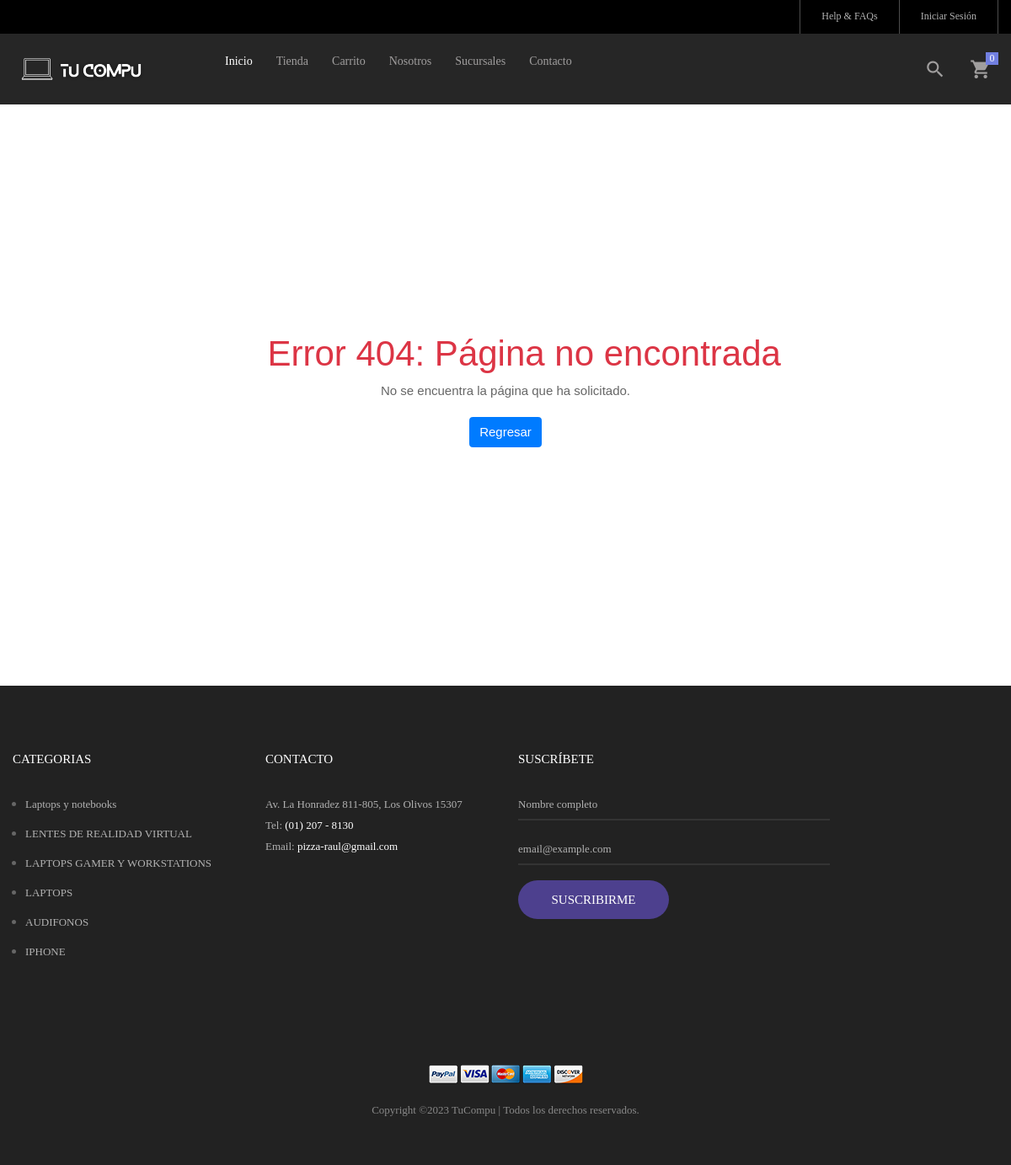
The app's page /ProyectoTiendaTuCompu/tienda/categoria/10/laptops-y-notebooks with its own data.
### tables this page shows
CREATE TABLE IF NOT EXISTS `categoria` (
  `idcategoria` bigint NOT NULL AUTO_INCREMENT,
  `nombre` varchar(255) NOT NULL,
  `descripcion` text NOT NULL,
  `portada` varchar(100) NOT NULL,
  `datecrated` datetime NOT NULL DEFAULT CURRENT_TIMESTAMP,
  `ruta` varchar(255) NOT NULL,
  `status` int NOT NULL DEFAULT '1',
  PRIMARY KEY (`idcategoria`)
);

### Helpers/Helpers.php (called while the page is built, shortened)
<?php
function base_url()
{
    return BASE_URL;
}
function media()
{
    return BASE_URL . "/Assets";
}
function footerTienda($data = "")
{
    $view_footer = "Views/Template/footer_tienda.php";
    require_once($view_footer);
}
function getCatFooter(){
    require_once ("Models/CategoriasModel.php");
    $objCategoria = new CategoriasModel();
    $request = $objCategoria->getCategoriasFooter();
    return $request;
}
function getInfoPage(int $idpagina){
    require_once("Libraries/Core/Mysql.php");
    $con = new Mysql();
    $sql = "SELECT * FROM post WHERE idpost = $idpagina";
    $request = $con->select($sql);
    return $request;
}
function getPageRout(string $ruta){
    require_once("Libraries/Core/Mysql.php");
    $con = new Mysql();
    $sql = "SELECT * FROM post WHERE ruta = '$ruta' AND status != 0 ";
    $request = $con->select($sql);
    if(!empty($request)){
        $request['portada'] = $request['portada'] != "" ? media()."/images/uploads/".$request['portada'] : "";
    }
    return $request;
}
?>

### Libraries/Core/Views.php (called while the page is built)
<?php
	class Views
	{
		function getView($controller,$view,$data="")
		{
			$controller = get_class($controller);
			if($controller == "Home"){
				$view = "Views/".$view.".php";
			}else{
				$view = "Views/".$controller."/".$view.".php";
			}
			require_once ($view);
		}
	}
 ?>

### index.php (called while the page is built, shortened)
<?php
	require_once("Helpers/Helpers.php");
	require_once("Libraries/Core/Load.php");
 ?>

### Libraries/Core/Conexion.php (called while the page is built)
<?php
class Conexion{
	private $conect;
	public function __construct(){
		$connectionString = "mysql:host=".DB_HOST.";dbname=".DB_NAME.";charset=".DB_CHARSET;
		try{
			$this->conect = new PDO($connectionString, DB_USER, DB_PASSWORD);
			$this->conect->setAttribute(PDO::ATTR_ERRMODE, PDO::ERRMODE_EXCEPTION);
		}catch(PDOException $e){
			$this->conect = 'Error de conexión';
		    echo "ERROR: " . $e->getMessage();
		}
	}
	public function conect(){
		return $this->conect;
	}
}
?>

### Libraries/Core/Mysql.php (called while the page is built, shortened)
<?php
	class Mysql extends Conexion
	{
		private $conexion;
		function __construct()
		{
			$this->conexion = new Conexion();
			$this->conexion = $this->conexion->conect();
		}
		public function select_all(string $query)
		{
			$this->strquery = $query;
        	$result = $this->conexion->prepare($this->strquery);
			$result->execute();
        	$data = $result->fetchall(PDO::FETCH_ASSOC);
        	return $data;
		}
	}
 ?>

### Models/CategoriasModel.php (called while the page is built, shortened)
<?php
	class CategoriasModel extends Mysql
	{
		public function getCategoriasFooter(){
			$sql = "SELECT idcategoria, nombre, descripcion, portada, ruta
					FROM categoria WHERE  status = 1 AND idcategoria IN (".CAT_FOOTER.")";
			$request = $this->select_all($sql);
			if(count($request) > 0){
				for ($c=0; $c < count($request) ; $c++) {
					$request[$c]['portada'] = BASE_URL.'/Assets/images/uploads/'.$request[$c]['portada'];
				}
			}
			return $request;
		}
    }
?>

### Views/Template/footer_tienda.php (the view, shortened to what this page needs)
	<?php
		$catFotter = getCatFooter();
	?>
	<footer class="bg3 p-t-75 p-b-32">
		<div class="container">
			<div class="row">
				<div class="col-sm-6 col-lg-3 p-b-50">
					<h4 class="stext-301 cl0 p-b-30">
						Categorias
					</h4>
					<?php if(count($catFotter) > 0){ ?>
					<ul>
						<?php foreach ($catFotter as $cat) { ?>
						<li class="p-b-10">
							<a href="<?= base_url() ?>/tienda/categoria/<?= $cat['idcategoria'].'/'.$cat['ruta'] ?>" class="stext-107 cl7 hov-cl1 trans-04">
								<?= $cat['nombre'] ?>
							</a>
						</li>
						<?php } ?>
					</ul>
					<?php } ?>
				</div>
				<div class="col-sm-6 col-lg-3 p-b-50">
					<h4 class="stext-301 cl0 p-b-30">
						Contacto
					</h4>
					<p class="stext-107 cl7 size-201">
						<?= DIRECCION ?> <br>
						Tel: <a class="linkFooter" href="tel:<?= TELEMPRESA ?>"><?= TELEMPRESA ?></a><br>
						Email: <a class="linkFooter" href="mailto:<?= EMAIL_EMPRESA ?>"><?= EMAIL_EMPRESA ?></a>
					</p>
					<div class="p-t-27">
						<a href="<?= FACEBOOK ?>" target="_blanck" class="fs-18 cl7 hov-cl1 trans-04 m-r-16">
							<i class="fa fa-facebook"></i>
						</a>
						<a href="<?= INSTAGRAM ?>" target="_blanck"  class="fs-18 cl7 hov-cl1 trans-04 m-r-16">
							<i class="fa fa-instagram"></i>
						</a>
						<a href="https://wa.me/<?= WHATSAPP ?>" target="_blanck"  class="fs-18 cl7 hov-cl1 trans-04 m-r-16">
							<i class="fab fa-whatsapp"></i>
						</a>
					</div>
				</div>
				<div class="col-sm-6 col-lg-4 p-b-50">
					<h4 class="stext-301 cl0 p-b-30">
						Suscríbete
					</h4>
					<form id="frmSuscripcion" name="frmSuscripcion">
						<div class="wrap-input1 w-full p-b-4">
							<input class="input1 bg-none plh1 stext-107 cl7" type="text" id="nombreSuscripcion" name="nombreSuscripcion" placeholder="Nombre completo" required>
						</div>
						<br>
						<div class="wrap-input1 w-full p-b-4">
							<input class="input1 bg-none plh1 stext-107 cl7" type="email" id="emailSuscripcion" name="emailSuscripcion" placeholder="email@example.com" required >
						</div>
						<div class="p-t-18">
							<button class="flex-c-m stext-101 cl0 size-103 bg1 bor1 hov-btn2 p-lr-15 trans-04">
								Suscribirme
							</button>
						</div>
					</form>
				</div>
			</div>
			<div class="p-t-40">
				<div class="flex-c-m flex-w p-b-18">
					<a href="#" class="m-all-1">
						<img src="<?= media() ?>/tienda/images/icons/icon-pay-01.png" alt="ICON-PAY">
					</a>
					<a href="#" class="m-all-1">
						<img src="<?= media() ?>/tienda/images/icons/icon-pay-02.png" alt="ICON-PAY">
					</a>
					<a href="#" class="m-all-1">
						<img src="<?= media() ?>/tienda/images/icons/icon-pay-03.png" alt="ICON-PAY">
					</a>
					<a href="#" class="m-all-1">
						<img src="<?= media() ?>/tienda/images/icons/icon-pay-04.png" alt="ICON-PAY">
					</a>
					<a href="#" class="m-all-1">
						<img src="<?= media() ?>/tienda/images/icons/icon-pay-05.png" alt="ICON-PAY">
					</a>
				</div>
				<p class="stext-107 cl6 txt-center">
Copyright &copy;<script>document.write(new Date().getFullYear());</script> <?= NOMBRE_EMPESA; ?> | Todos los derechos reservados.
				</p>
			</div>
		</div>
	</footer>
</body>
</html>

### Assets/tienda/css/main.css (style rules this page uses)
.container { max-width: 1380px; }
@media (max-width: 1600px) { .container { max-width: 1200px; } }
.container p { margin-bottom: 20px; }
.container ul, .container ol { margin-left: 15px; margin-bottom: 20px; }
.container ul, .container ul li { list-style: initial; }
.cl0 { color: #fff; }
.cl6 { color: #888; }
.cl7 { color: #b2b2b2; }
.stext-101 { font-family: Poppins-Medium; font-size: 15px; line-height: 1.466667; text-transform: uppercase; }
.stext-107 { font-family: Poppins-Regular; font-size: 13px; line-height: 1.923; }
.stext-301 { font-family: Montserrat-Bold; font-size: 15px; line-height: 1.6; text-transform: uppercase; }
.size-103 { min-width: 179px; height: 46px; }
.size-201 { max-width: 270px; }
.bg-none { background-color: transparent; }
.bg1 { background-color: #765cf185; }
.bg3 { background-color: #222; }
.bor1 { border-radius: 23px; }
.wrap-input1 { position: relative; border-bottom: 2px solid rgba(204,204,204, 0.1); }
.input1 { background-color: transparent; width: 100%; }
.linkFooter { color: #fff; }

### records on screen
categoria: nombre "Laptops y notebooks"
categoria: nombre "LENTES DE REALIDAD VIRTUAL"
categoria: nombre "LAPTOPS GAMER Y WORKSTATIONS"
categoria: nombre "LAPTOPS"
categoria: nombre "AUDIFONOS"
categoria: nombre "IPHONE"

### other values on screen
DIRECCION "Av. La Honradez 811-805, Los Olivos 15307"
TELEMPRESA "(01) 207 - 8130"
EMAIL_EMPRESA "pizza-raul@gmail.com"
NOMBRE_EMPESA "TuCompu"
